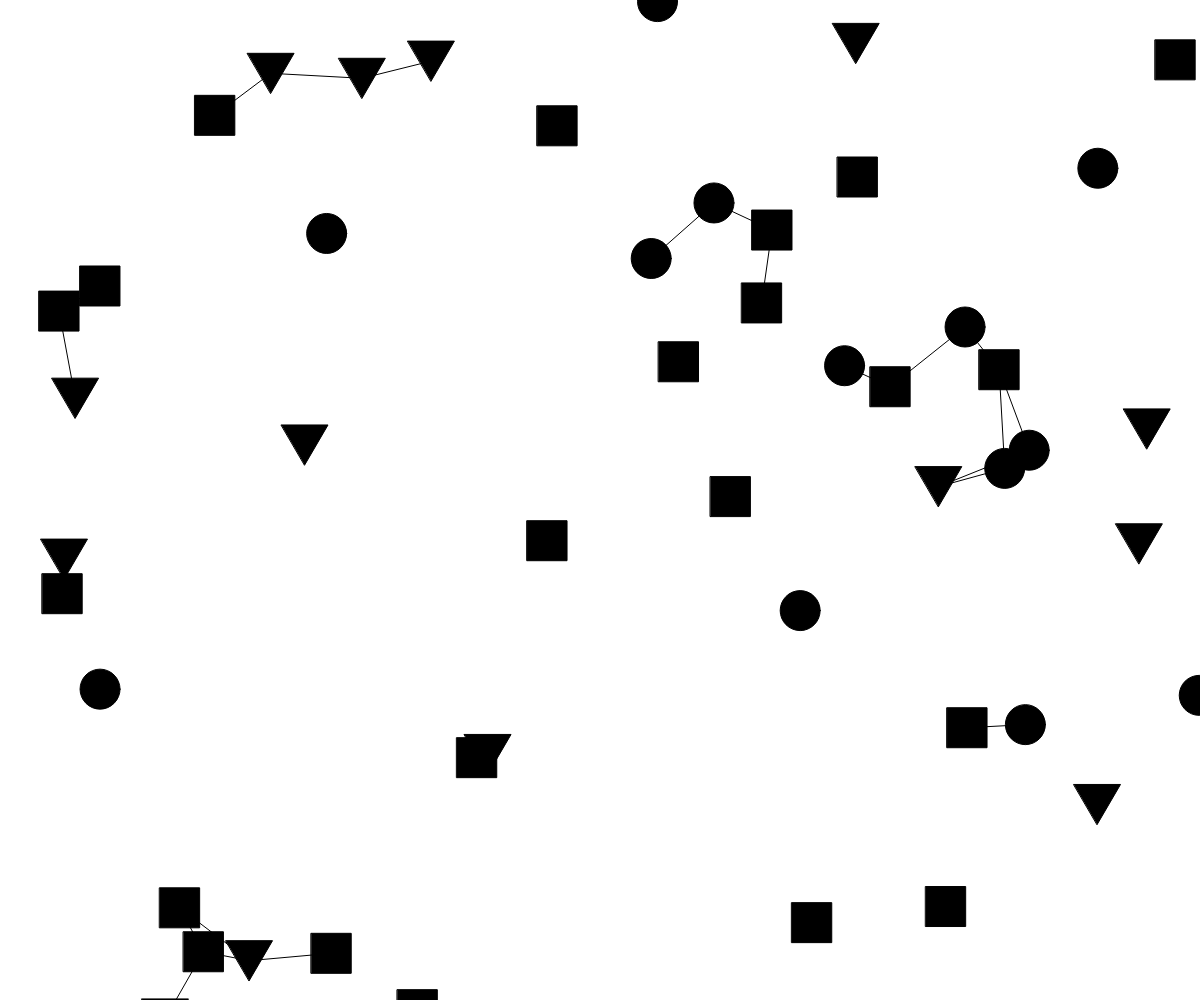
Frame 1 (no input)
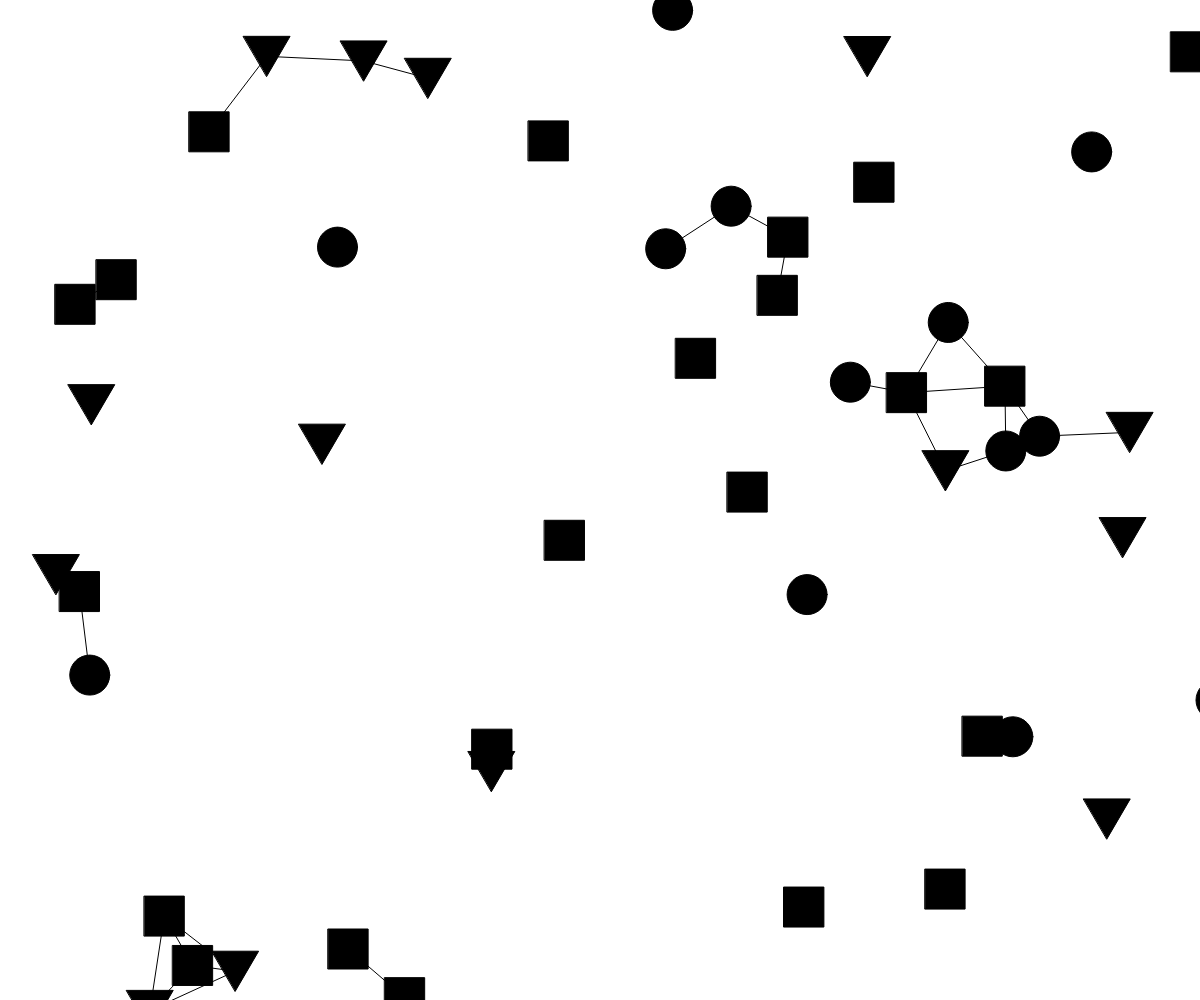
Frame 60 (no input)
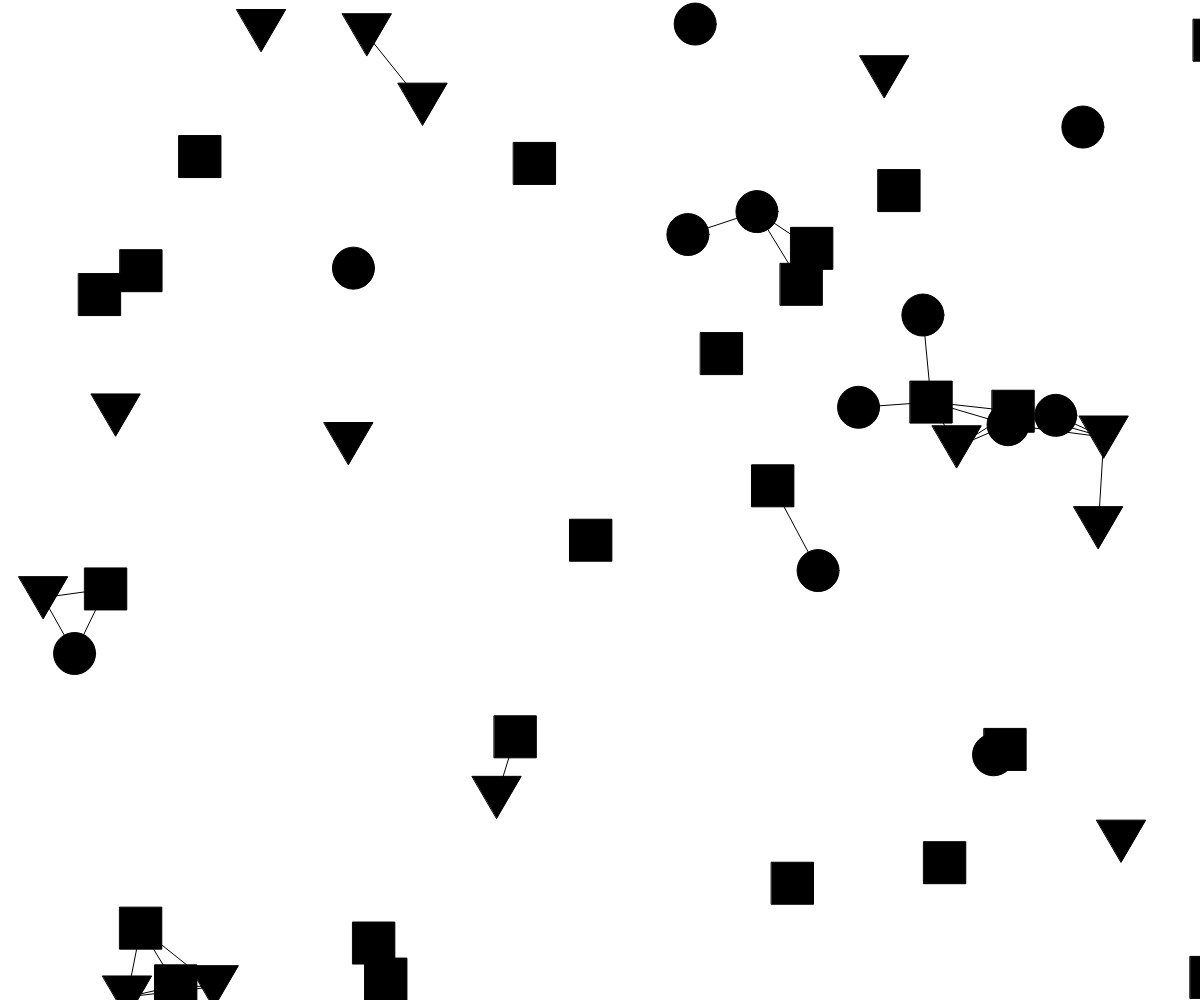
Frame 120 (the mouse pressed at the canvas centre since frame 60)

The p5.js sketch that drew these frames (run headless with seeded random() and noise() and a simulated clock; from frame 60 on, the mouse is pressed at the canvas centre):

// p5.js sketch
// ── sketch.js
const phens = []

let bgCol = 255
let strokeCol = 0
const numPhenomenons = 50

function setup() {
  createCanvas(windowWidth, windowHeight);
  rectMode(CENTER)
  for (let i = 0; i < numPhenomenons; i++) {
    phens.push(new Phenomenon(random(windowWidth), random(windowHeight), 40));
  }
}

function draw() {

  background(bgCol);
  stroke(strokeCol)
  fill(strokeCol)

  for (let phen of phens) {
    phen.mapMouseY()
    phen.move()
    phen.develop()
    phen.show()
    // phen.showOrbit()
  }

  // compar distances and draw lines
  compareDistances()
}

function compareDistances() {
  for (let i = 0; i < phens.length - 1; i += 1) {
    let currentX = phens[i].x
    let currentY= phens[i].y
    // compare rest of phens
    for (let j = i + 1; j < phens.length; j += 1) {
      let nextX = phens[j].x
      let nextY = phens[j].y
      let distPhens = dist(currentX, currentY, nextX, nextY)
      // draw Line if short distance
      if (distPhens < 100) {
        line(currentX, currentY, nextX, nextY)
      }
    }
  }
}

function mouseClicked() {
    if (bgCol == 255) {
      bgCol = 0
      strokeCol = 255
    } else {
      bgCol = 255
      strokeCol = 0
    }
}
// ── phenomenon.js


class Phenomenon {
  constructor(x, y, s) {
    // this.orbitRadius = random(30, 60) // Zufallsradius
    this.orbitRadius = 0

    this.orbitCenter = {x: 200, y:200} // wie bestimmen wir das?

    // wie bestimmt man das?
    this.orbitAngle = random(2*PI) // wie wird das bestimmt?
    // console.log(this.orbitAngle)
    this.orbitSpeed = 0.01 // wie wird das bestimmt?

    this.shapeOptions = ["circle", "square", "triangle"]
    this.shape = this.shapeOptions[floor(random(this.shapeOptions.length))]
    this.size = s;
    
    this.lastMouseX = 0
    this.x = x;
    this.y = y;
    let cx = null;
    let cy = null;

    // Define Orbit Center
    if (0 <= this.orbitAngle <= PI / 2 || 3 * PI / 2 <= this.orbitAngle <= TWO_PI) {
      // Winkel ist zwischen Null und 90 oder zwischen 270 und 360
      cx = this.x - this.orbitRadius * cos(this.orbitAngle)
    } else {
      cx = this.x + this.orbitRadius * cos(this.orbitAngle)
    }
    if (0 <= this.orbitAngle <= PI) { // Winkel 0 und 180 grad
      cy = this.y - this.orbitRadius * sin(this.orbitAngle)
    } else {
      cy = this.y + this.orbitRadius * sin(this.orbitAngle)
    }
    this.orbitCenter = { cx, cy } 
  }

  move() {
    // this.orbitAngle muss wachsen, um this.orbitSpeed
    this.orbitAngle += this.orbitSpeed
    this.x = this.orbitCenter.cx + this.orbitRadius * cos(this.orbitAngle) 
    this.y = this.orbitCenter.cy + this.orbitRadius * sin(this.orbitAngle) 
  }
  
  develop() {
    let threshold = 20
    if (abs(mouseX - this.lastMouseX) > threshold) {
      if (mouseX > this.lastMouseX) {
        this.size += 2
      } else {
        this.size -= 2
      }
      this.lastMouseX = mouseX
    }
  }

  mapMouseY() {
     this.orbitRadius = map(mouseY, 0, height, 30, 60) // abhängig von Cursor
  }

  showOrbit() {
    // center
    push()
    fill(255, 0, 0)
    noStroke()
    ellipse(this.orbitCenter.cx, this.orbitCenter.cy, 4)
    stroke(255, 0, 0)
    noFill()
    ellipse(this.orbitCenter.cx, this.orbitCenter.cy, this.orbitRadius*2)
    pop()
  }

  show() {
    // fill(this.redValue, this.greenValue, this.blueValue)
    // Task:
    // Objekte auf Orbit zentrieren
    if (this.shape == "circle") {
      ellipse(this.x, this.y, this.size);
    } else if (this.shape == "square") {
      square(this.x, this.y, this.size);
    } else { // triangle
      const tes = this.size/12 // tes = triangle extra sauce (typographic geek stuff)
      triangle(
        this.x - this.size/2 - tes, this.y - this.size/2,
        this.x + this.size/2 + tes, this.y - this.size/2,
        this.x, this.y + this.size/2
      )
    }
  }
}
